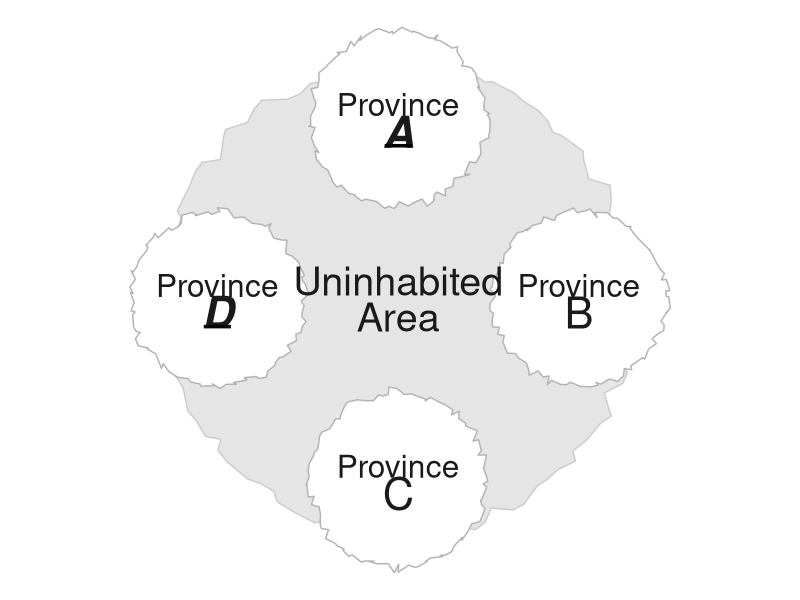
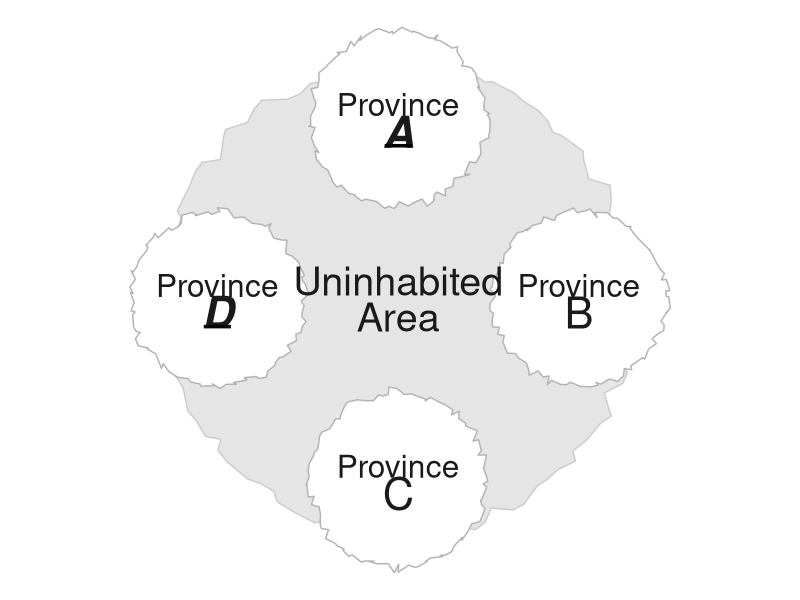
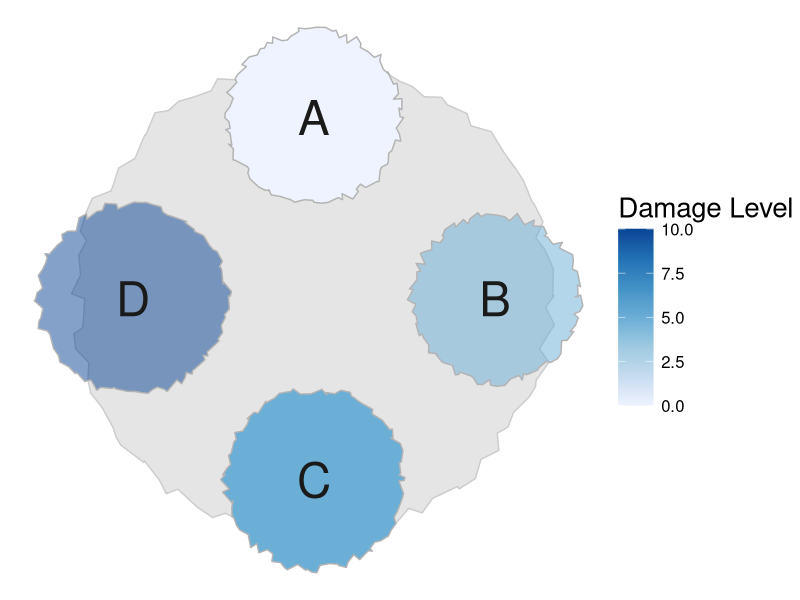
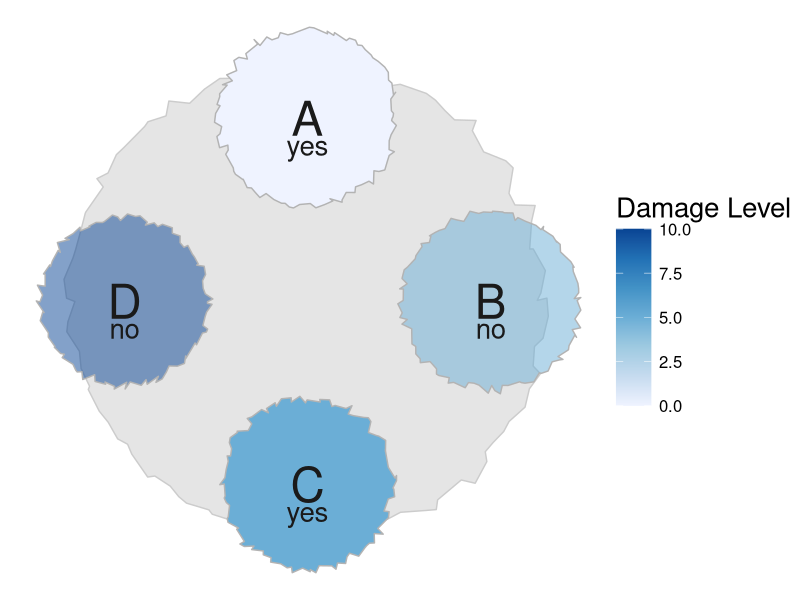
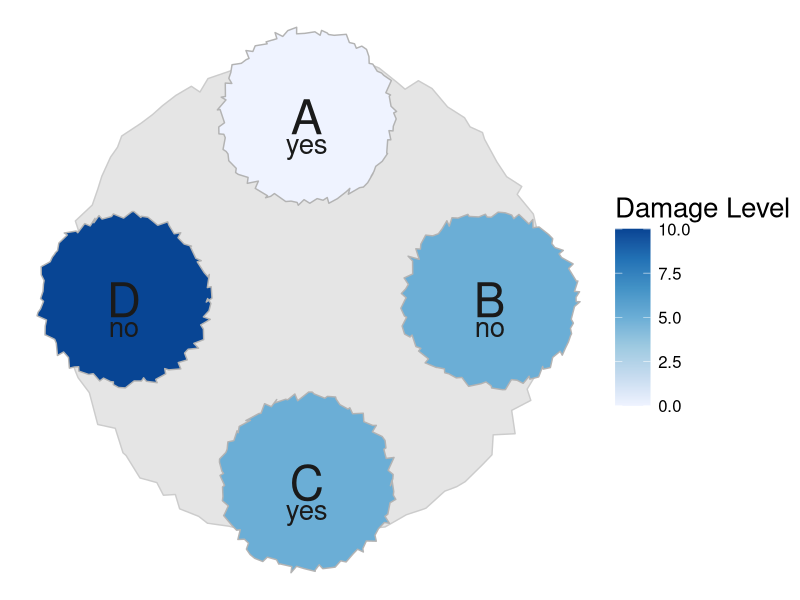
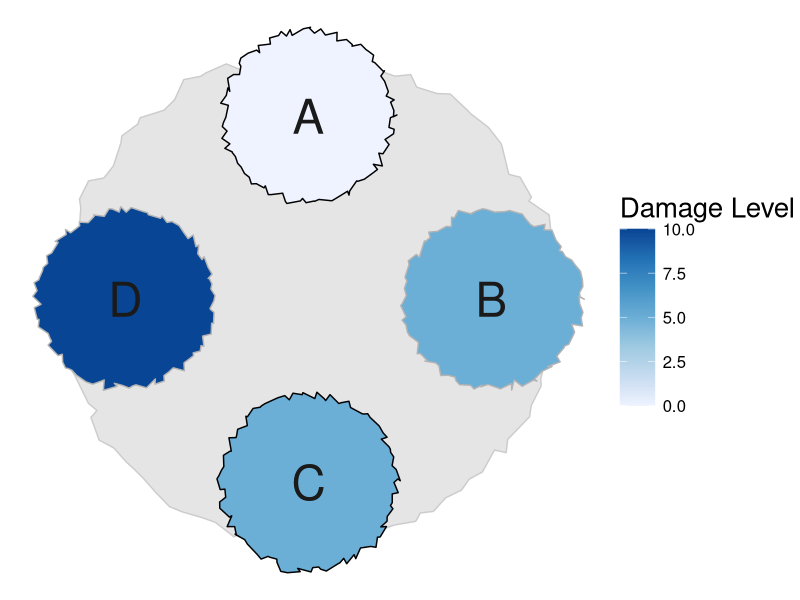
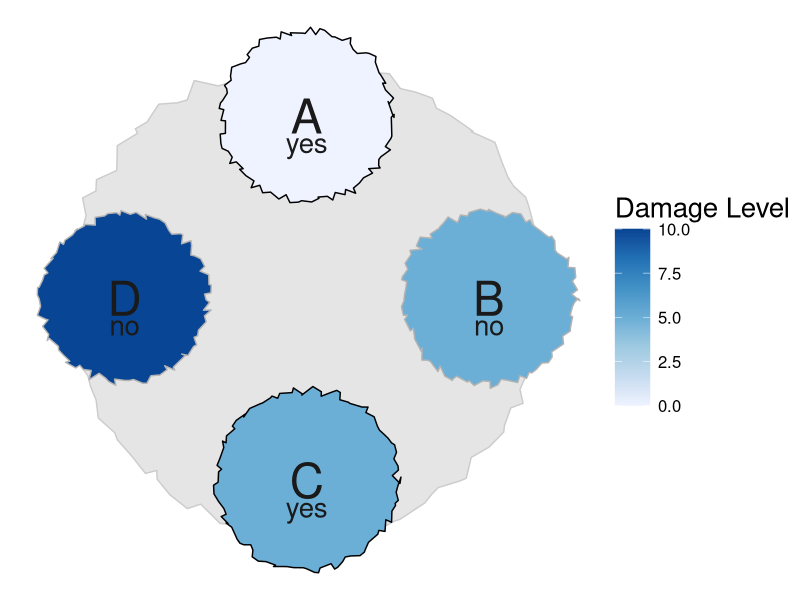
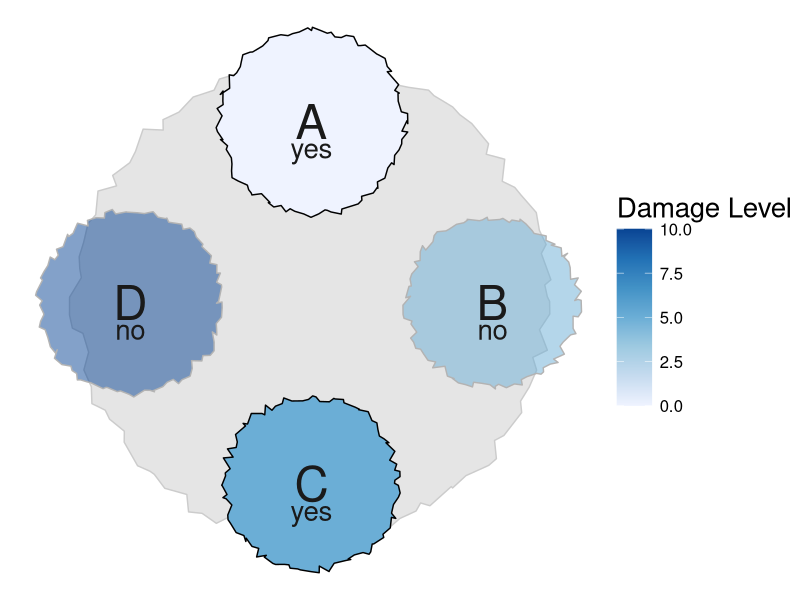

Generate these figures, in order, with R:
library(tidyverse)
library(RColorBrewer)
library(viridis)
library(here)
library(cowplot)

###CIRCLE GENERATION###
#Helper functions
generate_circle <- function(radius) {
  num_points <- 100  # Number of points along the circle
  angles <- seq(0, 2 * pi, length.out = num_points)
  
  circle <- data.frame(
    x = radius * cos(angles),
    y = radius * sin(angles)
  )
  
  return(circle)
}

add_deviation_to_circle <- function(circle, deviation_factor = 0.05) {
  deviation_x <- runif(nrow(circle), -deviation_factor, deviation_factor)
  deviation_y <- runif(nrow(circle), -deviation_factor, deviation_factor)
  circle$x <- circle$x + deviation_x
  circle$y <- circle$y + deviation_y
  return(circle)
}

adjust_perimeter <- function(circle, target_perimeter) {
  perimeter <- sum(sqrt(diff(circle$x)^2 + diff(circle$y)^2))
  scale_factor <- target_perimeter / perimeter
  circle$x <- circle$x * scale_factor
  circle$y <- circle$y * scale_factor
  return(circle)
}

#Call this function to generate circle!
base_circle <- function(radius, target_perimeter, deviation_factor) {
  circle <- generate_circle(radius)
  circle <- add_deviation_to_circle(circle, deviation_factor)
  circle <- adjust_perimeter(circle, target_perimeter)
  return(circle)
}

#Polygon rotation helper function
rot <- function(df, angle_deg) {
  angle_rad <- angle_deg * (pi / 180)
  
  df_rotated <- df |>
    mutate(
      x_rot = x * cos(angle_rad) - y * sin(angle_rad),
      y_rot = x * sin(angle_rad) + y * cos(angle_rad),
      x = x_rot, 
      y = y_rot
    )
  
  return(df_rotated)
}

###MAP CREATION###
create_map = function(starting_angle, idx) {
  #Declare polygon objects
  obj1 <- base_circle(.85, 3.8, .045)
  obj2 <- base_circle(.85, 3.8, .045)
  obj3 <- base_circle(.85, 3.8, .045)
  obj4 <- base_circle(.85, 3.8, .045)
  
  #Establish map-wise rotation
  first_obj_rad = (starting_angle * pi/180) + (9*pi)/2
  second_obj_rad = first_obj_rad + (3*pi)/2 
  third_obj_rad = first_obj_rad + (2*pi)/2
  fourth_obj_rad = first_obj_rad + (pi)/2
  
  #Calculate end-goal center coordinates of each polygon
  cntr1_x = cos(first_obj_rad)
  cntr1_y = sin(first_obj_rad)
  cntr2_x = cos(second_obj_rad)
  cntr2_y = sin(second_obj_rad)
  cntr3_x = cos(third_obj_rad)
  cntr3_y = sin(third_obj_rad)
  cntr4_x = cos(fourth_obj_rad)
  cntr4_y = sin(fourth_obj_rad)
  
  #Translating polygons to formerly-calculated center coordinates
  coords1 <- obj1 |>
    mutate(x = x + cntr1_x,
           y = y + cntr1_y,
           damage = 0,
           yes_no = 0)
  coords2 <- obj2 |>
    mutate(x = x + cntr2_x,
           y = y + cntr2_y,
           damage = 5, 
           yes_no = 1)
  coords3 <- obj3 |>
    mutate(x = x + cntr3_x,
           y = y + cntr3_y, 
           damage = 5, 
           yes_no = 0)
  coords4 <- obj4 |>
    mutate(x = x + cntr4_x,
           y = y + cntr4_y, 
           damage = 10, 
           yes_no = 1)
  
  #Create label overlay with polygon center coordinates
  #Adding rotation from rot() function to label coordinates
  labels <- data.frame(
    text = c("A", "B", "C", "D"),
    x = c(cntr1_x, cntr2_x, cntr3_x, cntr4_x),
    y = c(cntr1_y, cntr2_y, cntr3_y, cntr4_y))
  #For base map, extra Province label
  province_lab <- data.frame(
    text = c("Province", "Province", "Province", "Province"),
    x = c(cntr1_x, cntr2_x, cntr3_x, cntr4_x),
    y = c(cntr1_y +.075, cntr2_y + .075, cntr3_y + .075, cntr4_y + .075)
  )
  
  #Circle qualities pre-selected based on visual salience
  circle <- base_circle(1.7, 9, .055) 
  
  uninhabited <- data.frame(text = c("Uninhabited", "Area"), x = c(0, 0), y = c(0.1, -0.1))
  yes_no <- data.frame(
    text = c("yes", "no", 'yes', 'no'), 
    x =  c(cntr1_x, cntr2_x, cntr3_x, cntr4_x), 
    y = c(cntr1_y - .15, cntr2_y - .15, cntr3_y - .15, cntr4_y - .15))
  
  #Plot, store to object
  if (idx == 0) {
    labels['y'] <- c(cntr1_y - .075, cntr2_y - 0.075, cntr3_y - 0.075, cntr4_y - 0.07)
    
    labels_yes <- labels |>
      filter(text %in% c("D", "A"))
    
    labels_no <- labels |> 
      filter(text %in% c('C', 'B'))
    
    map <- ggplot() +
      geom_polygon(circle, mapping = aes(x = x, y = y), fill = "grey90", color = "grey80") +
      geom_polygon(data = coords1, aes(x = x, y = y), fill = "white", color  = "grey70") +
      geom_polygon(data = coords2, aes(x = x, y = y), fill = "white", color = "grey70") +
      geom_polygon(data = coords3, aes(x = x, y = y), fill = "white", color = "grey70") +
      geom_polygon(data = coords4, aes(x = x, y = y), fill = "white", color = "grey70") +
      geom_text(data = labels_yes, aes(x = x, y = y, label = text), color = "grey10", size = 11, fontface = "bold.italic") +
      geom_text(data = labels_no, aes(x = x, y = y, label = text), color = "grey10", size = 11) +
      geom_text(data = province_lab, aes(x = x, y = y, label = text), color = "grey10", size = 8) +
      geom_text(data = uninhabited, aes(x = x, y = y, label = text), color = "grey10", size = 10) +
      geom_segment(aes(x = cntr1_x - .075, xend = cntr1_x + .075, y = cntr1_y - .1525, yend = cntr1_y - .1525), linewidth = 1.2) + 
      geom_segment(aes(x = cntr4_x - .075, xend = cntr4_x + .075, y = cntr4_y - .1525, yend = cntr4_y - .1525), linewidth = 1.2) + 
      coord_fixed()
  } else if (idx == 1) {
    map <- ggplot() +
      geom_polygon(circle, mapping = aes(x = x, y = y), fill = "grey90", color = "grey80") +
      geom_polygon(data = coords1, aes(x = x, y = y, fill = damage), color  = "black") +
      geom_polygon(data = coords2, aes(x = x, y = y, fill = damage), color = "grey70") +
      geom_polygon(data = coords3, aes(x = x, y = y, fill = damage), color = "black") +
      geom_polygon(data = coords4, aes(x = x, y = y, fill = damage), color = "grey70") +
      geom_text(data = labels, aes(x = x, y = y, label = text), color = "grey10", size = 12) +
      scale_fill_distiller(direction = 1, palette = "Blues", limits = c(0, 10)) + 
      coord_fixed()
  } else if (idx == 2) {
    map <- ggplot() +
      geom_polygon(circle, mapping = aes(x = x, y = y), fill = "grey90", color = "grey80") +
      geom_polygon(data = coords1, aes(x = x, y = y, fill = damage), alpha = 1, color  = "grey70") +
      geom_polygon(data = coords2, aes(x = x, y = y, fill = damage), alpha = .5, color = "grey70") +
      geom_polygon(data = coords3, aes(x = x, y = y, fill = damage), alpha = 1, color = "grey70") +
      geom_polygon(data = coords4, aes(x = x, y = y, fill = damage), alpha = .5, color = "grey70") +
      geom_text(data = labels, aes(x = x, y = y, label = text), color = "grey10", size = 12) +
      scale_fill_distiller(direction = 1, palette = "Blues", limits = c(0, 10)) +
      guides(alpha = "none") +
      coord_fixed()
  } else if (idx == 3) {
    map <- ggplot() +
      geom_polygon(circle, mapping = aes(x = x, y = y), fill = "grey90", color = "grey80") +
      geom_polygon(data = coords1, aes(x = x, y = y, fill = damage), alpha = 1, color  = "grey70") +
      geom_polygon(data = coords2, aes(x = x, y = y, fill = damage), alpha = .5, color = "grey70") +
      geom_polygon(data = coords3, aes(x = x, y = y, fill = damage), alpha = 1, color = "grey70") +
      geom_polygon(data = coords4, aes(x = x, y = y, fill = damage), alpha = .5, color = "grey70") +
      geom_text(data = labels, aes(x = x, y = y, label = text), color = "grey10", size = 12) +
      geom_text(data = yes_no, aes(x = x, y = y, label = text), color = "grey10", size = 7) +
      scale_fill_distiller(direction = 1, palette = "Blues", limits = c(0, 10)) +
      guides(alpha = "none") +
      coord_fixed()
  } else if (idx == 5) {
    map <- ggplot() +
      geom_polygon(circle, mapping = aes(x = x, y = y), fill = "grey90", color = "grey80") +
      geom_polygon(data = coords1, aes(x = x, y = y, fill = damage), color  = "black") +
      geom_polygon(data = coords2, aes(x = x, y = y, fill = damage), color = "grey70") +
      geom_polygon(data = coords3, aes(x = x, y = y, fill = damage), color = "black") +
      geom_polygon(data = coords4, aes(x = x, y = y, fill = damage), color = "grey70") +
      geom_text(data = labels, aes(x = x, y = y, label = text), color = "grey10", size = 12) +
      geom_text(data = yes_no, aes(x = x, y = y, label = text), color = "grey10", size = 7) +
      scale_fill_distiller(direction = 1, palette = "Blues", limits = c(0, 10)) +
      coord_fixed() 
  } else if (idx == 6) {
    map <- ggplot() +
      geom_polygon(circle, mapping = aes(x = x, y = y), fill = "grey90", color = "grey80") +
      geom_polygon(data = coords1, aes(x = x, y = y, fill = damage), alpha = 1, color  = "black") +
      geom_polygon(data = coords2, aes(x = x, y = y, fill = damage), alpha = .5, color = "grey70") +
      geom_polygon(data = coords3, aes(x = x, y = y, fill = damage), alpha = 1, color = "black") +
      geom_polygon(data = coords4, aes(x = x, y = y, fill = damage), alpha = .5, color = "grey70") +
      geom_text(data = labels, aes(x = x, y = y, label = text), color = "grey10", size = 12) +
      geom_text(data = yes_no, aes(x = x, y = y, label = text), color = "grey10", size = 7) +
      scale_fill_distiller(direction = 1, palette = "Blues", limits = c(0, 10)) +
      coord_fixed() 
  } else {
      map <- ggplot() +
        geom_polygon(circle, mapping = aes(x = x, y = y), fill = "grey90", color = "grey80") +
        geom_polygon(data = coords1, aes(x = x, y = y, fill = damage), color  = "grey70") +
        geom_polygon(data = coords2, aes(x = x, y = y, fill = damage), color = "grey70") +
        geom_polygon(data = coords3, aes(x = x, y = y, fill = damage), color = "grey70") +
        geom_polygon(data = coords4, aes(x = x, y = y, fill = damage), color = "grey70") +
        geom_text(data = labels, aes(x = x, y = y, label = text), color = "grey10", size = 12) +
        geom_text(data = yes_no, aes(x = x, y = y, label = text), color = "grey10", size = 7) +
        scale_fill_distiller(direction = 1, palette = "Blues", limits = c(0, 10)) +
        coord_fixed() 
  }

  #Add void theme to eliminate grid lines, axes, etc. 
  map <- map +
    theme_void() +  
    theme(plot.background = element_rect(fill = "white", color = NA),
          legend.key.size = unit(.9, 'cm'), 
          legend.text = element_text(size = 12), 
          legend.title = element_text(size = 20)) +
    labs(fill = "Damage Level")
  return(map)
}

blank_base <- create_map(0, 0) 
blank_base
grayed_map <- create_map(0, 2) 
grayed_and_labeled_map <- create_map(0,3)
labeled_map <- create_map(0, 7)
outlined_map <- create_map(0,1)
outlined_and_labeled_map <- create_map(0,5)
outline_gray_label_map <- create_map(0,6)

path <- here("map_plots", "final", "blank_example_AD.png") 
ggsave(path, plot = blank_base, width = 10, height = 8, dpi = 300)

grayed_path <- here("map_plots", "vote_prototypes", "grayed_votes.png") 
ggsave(grayed_path, plot = grayed_map, width = 10, height = 8, dpi = 300)

gray_label_path <- here("map_plots", "vote_prototypes", "grayed_labeled_votes.png") 
ggsave(gray_label_path, plot = grayed_and_labeled_map, width = 10, height = 8, dpi = 300)

label_path <- here("map_plots", "vote_prototypes", "labeled_votes.png") 
ggsave(label_path, plot = labeled_map, width = 10, height = 8, dpi = 300)

outline_path <- here("map_plots", "vote_prototypes", "outlined_votes.png") 
ggsave(outline_path, plot = outlined_map, width = 10, height = 8, dpi = 300)

outline_label_path <- here("map_plots", "vote_prototypes", "outlined_labeled_votes.png") 
ggsave(outline_label_path, plot = outlined_and_labeled_map, width = 10, height = 8, dpi = 300)

outline_gray_label_path <- here("map_plots", "vote_prototypes", "outlined_labeled_grayed_votes.png") 
ggsave(outline_gray_label_path, plot = outline_gray_label_map, width = 10, height = 8, dpi = 300)
